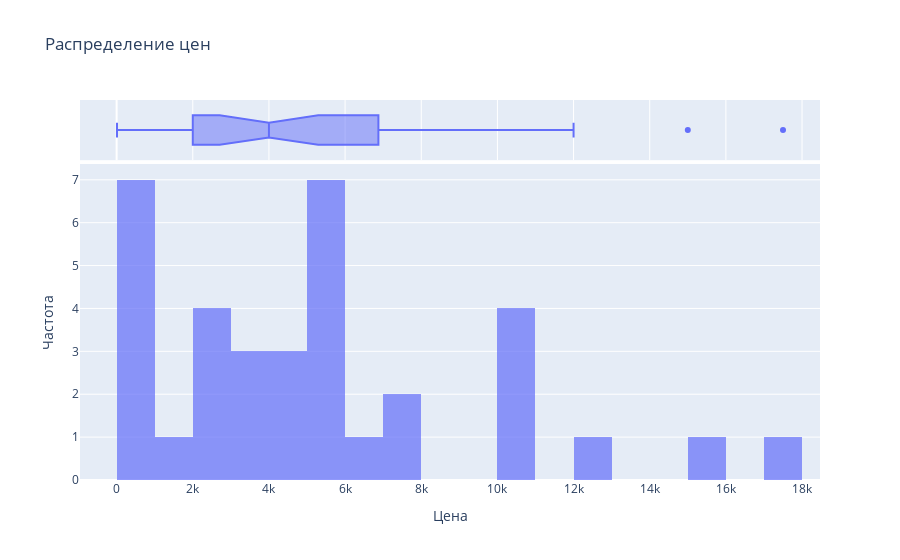

This figure's notebook cell:
### Code cell
# Создаем интерактивный график для распределения цен
fig = px.histogram(df, x='Цена', nbins=30, title='Распределение цен', marginal='box', opacity=0.7)
fig.update_layout(xaxis_title='Цена', yaxis_title='Частота')

fig.show()

### Figure 1 — Plotly figure (JSON) as saved in the notebook; plotly's stock layout.template omitted (floating-point values rounded to 4 significant figures)
{"data": [{"bingroup": "x", "hovertemplate": "Цена=%{x}<br>count=%{y}<extra></extra>", "legendgroup": "", "marker": {"color": "#636efa", "opacity": 0.7, "pattern": {"shape": ""}}, "name": "", "nbinsx": 30, "orientation": "v", "showlegend": false, "type": "histogram", "x": [2000.0, 1500.0, 5000.0, 5000.0, 7000.0, 2000.0, 199.0, 2500.0, 15000.0, 4000.0, 3500.0, 10000.0, 4000.0, 4000.0, 5000.0, 10000.0, 3000.0, 5000.0, 2000.0, 12000.0, 6500.0, 10.0, 5000.0, 7500.0, 125.0, 500.0, 300.0, 400.0, 5000.0, 10000.0, 3000.0, 5002.0, 10000.0, 17500.0, 15.0], "xaxis": "x", "yaxis": "y"}, {"hovertemplate": "Цена=%{x}<extra></extra>", "legendgroup": "", "marker": {"color": "#636efa"}, "name": "", "notched": true, "showlegend": false, "type": "box", "x": [2000.0, 1500.0, 5000.0, 5000.0, 7000.0, 2000.0, 199.0, 2500.0, 15000.0, 4000.0, 3500.0, 10000.0, 4000.0, 4000.0, 5000.0, 10000.0, 3000.0, 5000.0, 2000.0, 12000.0, 6500.0, 10.0, 5000.0, 7500.0, 125.0, 500.0, 300.0, 400.0, 5000.0, 10000.0, 3000.0, 5002.0, 10000.0, 17500.0, 15.0], "xaxis": "x2", "yaxis": "y2"}], "layout": {"barmode": "relative", "legend": {"tracegroupgap": 0}, "title": {"text": "Распределение цен"}, "xaxis": {"anchor": "y", "domain": [0, 1], "title": {"text": "Цена"}}, "xaxis2": {"anchor": "y2", "domain": [0, 1], "matches": "x", "showgrid": true, "showticklabels": false}, "yaxis": {"anchor": "x", "domain": [0, 0.8316], "title": {"text": "Частота"}}, "yaxis2": {"anchor": "x2", "domain": [0.8416, 1], "matches": "y2", "showgrid": false, "showline": false, "showticklabels": false, "ticks": ""}}}
